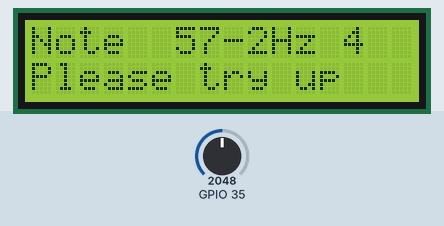
This program was run on a simulated ESP32. Parts: 16×2 character LCD. The test bench sets the inputs (shaded band); at power-on: GPIO 35 = 2048. WiFi joins after 1.5 s; servers stay silent unless stated; what the program prints to the serial monitor is not drawn.

Above: at 3.2 s.
3.3 s: GPIO 35 set to 2866
At 4.4 s:
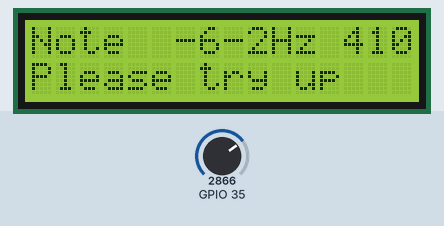
4.9 s: GPIO 35 set to 2047
At 5.5 s:
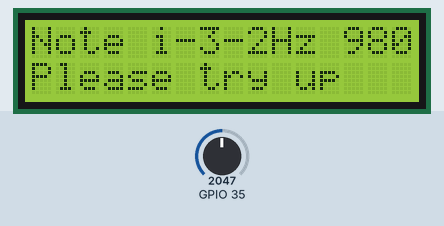
6.6 s: GPIO 35 set to 1228
At 7.7 s:
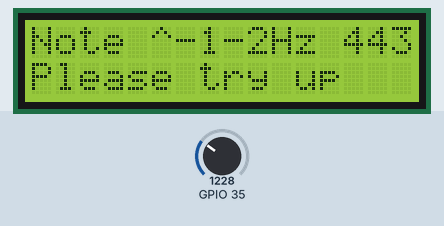
8.2 s: GPIO 35 set to 491
At 9.2 s:
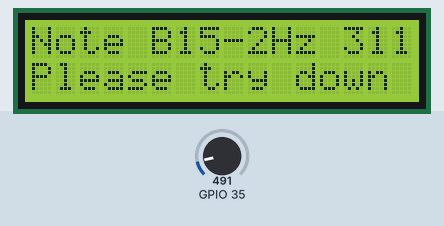
9.9 s: GPIO 35 set to 0
At 11.3 s:
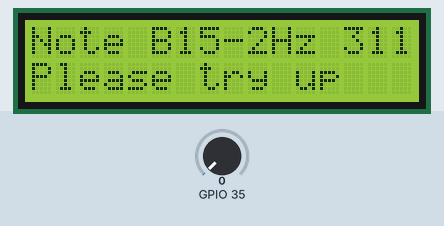
11.6 s: GPIO 35 set to 3603
At 13.3 s:
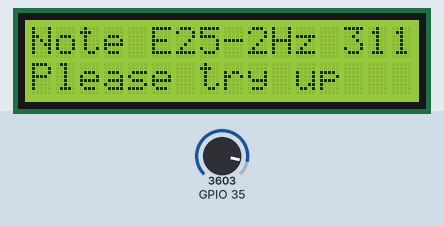
Timing chart, 0 to 14.4 s (numbered marks = the images above; inputs shaded):
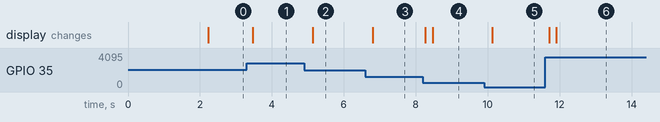

Measured:
- after the input at 3.3 s, the display: changes after 0.17 s (image 1)
- after the input at 4.9 s, the display: changes after 0.24 s (image 2)
- after the input at 6.6 s, the display: changes after 0.20 s (image 3)
- after the input at 8.2 s, the display: first changes after 0.06 s (image 4 shows a later state)
- after the input at 9.9 s, the display: changes after 0.22 s (image 5)
- after the input at 11.6 s, the display: first changes after 0.11 s (image 6 shows a later state)

The program:

main.cpp
```cpp
#include "arduinoFFT.h"
#include <Arduino.h>
#include "./models/Note.hpp"
#include "./models/Tuning.hpp"
#include <string>
#include <LiquidCrystal_I2C.h>
#include <WiFi.h>
#include <ESPAsyncWebServer.h>
#include <math.h>
#include <AsyncTCP.h>
#include <cstdlib>
#include <ctime>
using namespace std;

#define SAMPLES 128             //SAMPLES-pt FFT. Must be a base 2 number. Max 128 for Arduino Uno.
#define SAMPLING_FREQUENCY 1024 //Ts = Based on Nyquist, must be 2 times the highest expected frequency.

arduinoFFT FFT = arduinoFFT();

unsigned int samplingPeriod;
unsigned long microSeconds;

double vReal[SAMPLES]; //create vector of size SAMPLES to hold real values
double vImag[SAMPLES]; //create vector of size SAMPLES to hold imaginary values

LiquidCrystal_I2C lcd(0x27, 16, 2);

const char* ssid = "Nokia3310";
const char* password =  "ynoviotmaster";

AsyncWebServer server(80);
AsyncWebSocket ws("/ws");

void displayFixedTextOnFirstLcdLine(){
  lcd.setCursor(0, 0);
  lcd.print("Note ");
}

void displayDataOnLcdDisplay(String currentFullNoteName, String currentFrequency, String instruction){
  if (!currentFrequency)
  {
    lcd.clear();
    lcd.setCursor(0, 0);
    lcd.print("No data ...");
  } else {
    displayFixedTextOnFirstLcdLine();
    lcd.setCursor(5, 0);
    lcd.print(currentFullNoteName.c_str());
    lcd.setCursor(8, 0);
    lcd.print(currentFrequency + "Hz ");
    lcd.setCursor(0, 1);
    lcd.print(instruction);
  }
}

void onWsEvent(AsyncWebSocket * server, AsyncWebSocketClient * client, AwsEventType type, void * arg, uint8_t *data, size_t len){

  if(type == WS_EVT_CONNECT){

    Serial.println("Websocket client connection received");

  } else if(type == WS_EVT_DISCONNECT){

    Serial.println("Client disconnected");

  }
}

void setup(){
  Serial.begin(115200);
  // initialize LCD
  lcd.init();
  // turn on LCD backlight
  lcd.backlight();

  WiFi.begin(ssid, password);

  while (WiFi.status() != WL_CONNECTED) {
    delay(1000);
    Serial.println("Connecting to WiFi..");
  }

  Serial.println(WiFi.localIP());

  ws.onEvent(onWsEvent);
  server.addHandler(&ws);

  server.begin();

  samplingPeriod = round(1000000*(1.0/SAMPLING_FREQUENCY)); //Period in microseconds
}

void loop(){
  for(int i=0; i<SAMPLES; i++)
  {
      microSeconds = micros();

      vReal[i] = analogRead(35);
      vImag[i] = 0;

      while(micros() < (microSeconds + samplingPeriod))
      {
        //do nothing
      }
  }

  FFT.Windowing(vReal, SAMPLES, FFT_WIN_TYP_HAMMING, FFT_FORWARD);
  FFT.Compute(vReal, vImag, SAMPLES, FFT_FORWARD);
  FFT.ComplexToMagnitude(vReal, vImag, SAMPLES);

  note1.letter = 'E';
  note1.frequency = 82.41;
  note1.octave = 2;
  note1.offset = 10;

  note2.letter = 'A';
  note2.frequency = 110;
  note2.octave = 2;
  note2.offset = 10;

  note3.letter = 'D';
  note3.frequency = 146.83;
  note3.octave = 3;
  note3.offset = 10;

  note4.letter = 'G';
  note4.frequency = 196;
  note4.octave = 3;
  note4.offset = 10;

  note5.letter = 'B';
  note5.frequency = 246.94;
  note5.octave = 3;
  note5.offset = 10;

  note6.letter = 'E';
  note6.frequency = 329.63;
  note6.octave = 4;
  note6.offset = 10;

  invalidNote.letter = 'Z';
  invalidNote.frequency = 9999;
  invalidNote.octave = 10;
  invalidNote.offset = 10;

  standard.name = "Standard";
  standard.notes = {{
    note1, note2, note3, note4, note5, note6
  }};
  standard.invalidNote = invalidNote;

  double peak = FFT.MajorPeak(vReal, SAMPLES, SAMPLING_FREQUENCY);
  float recalibrateFrequency = peak - 1.5;
  double roundedPeak = round(recalibrateFrequency);

  char roundedPeakStr[64];
  snprintf(roundedPeakStr, sizeof(roundedPeakStr), "%g", roundedPeak);

  bool isPeakAroundNote = standard.isValidNote(roundedPeak);

  Note closestNote = standard.getClosestNote(roundedPeak);

  char closestNoteFullNameStr[64];
  snprintf(closestNoteFullNameStr, sizeof(closestNoteFullNameStr), "%g", closestNote.getFullName());

  char closestNoteFrequencyStr[64];
  snprintf(closestNoteFrequencyStr, sizeof(closestNoteFrequencyStr), "%g", closestNote.frequency);

  string formatedInstruction = standard.getFormatedInstruction(roundedPeak, closestNote.frequency);
  string formatedInstructionForLCD = standard.getInstructionForLCD(roundedPeak, closestNote.frequency);

  displayDataOnLcdDisplay(closestNote.getFullName().c_str(), roundedPeakStr, formatedInstructionForLCD.c_str());

  String analyzedNoteData = "{\"frequency\": " + String(roundedPeak) + ", \"closestNote\": \"" + closestNote.getFullName().c_str() + "\", \"instruction\": \"" + formatedInstruction.c_str() + "\"}";

  ws.textAll(analyzedNoteData);

  delay(40); //do one time
}
```

Note.hpp
```cpp
#pragma once
#include <string>
using namespace std;

struct Note {
  char letter;
  double frequency;
  int octave;
  double offset;

  string getFullName() {
    return letter + std::to_string(octave);
  }

  bool isValid(double inputFreq) {
    return ((inputFreq > frequency - offset) && (inputFreq < frequency + offset));
  }

} note1, note2, note3, note4, note5, note6, invalidNote;
```

Tuning.hpp
```cpp
#pragma once
#include <string>
#include "./Note.hpp"
#include <array>
using namespace std;

struct Tuning {
  string name;
  std::array<Note,6> notes;
  Note invalidNote;


  Note getClosestNote(double frequency) {
    if (notes.empty()) { return invalidNote; };

    int diff = abs(notes[0].frequency - frequency) , idx{ 0 };
    for (int i = 0; i < sizeof(notes); i++) {
      if (abs(notes[i].frequency - frequency) < diff)
      {
        diff = abs(notes[i].frequency - frequency);
        idx = i;
      }
    }
    return notes[idx];
  }

  string getFormatedInstruction(double frequency, double closestNoteFrequency) {
    if (!frequency)
    {
      return "";
    }

    if (frequency > closestNoteFrequency)
    {
      return "Please try down";
    } else if (frequency < closestNoteFrequency)
    {
      return "Please try up";
    } else {
      return "Perfect";
    }
  }

  string getInstructionForLCD(double frequency, double closestNoteFrequency) {
    if (!frequency)
    {
      return "";
    }

    if (frequency > closestNoteFrequency)
    {
      return "Please try down";
    } else if (frequency < closestNoteFrequency)
    {
      return "Please try up  ";
    } else {
      return "Perfect        ";
    }
  }

  bool isValidNote(double inputFreq) {
    int offset = 12;
    return ((inputFreq >= notes[0].frequency - offset) && (inputFreq <= notes[sizeof(notes)].frequency + offset));
  }
} standard;
```
